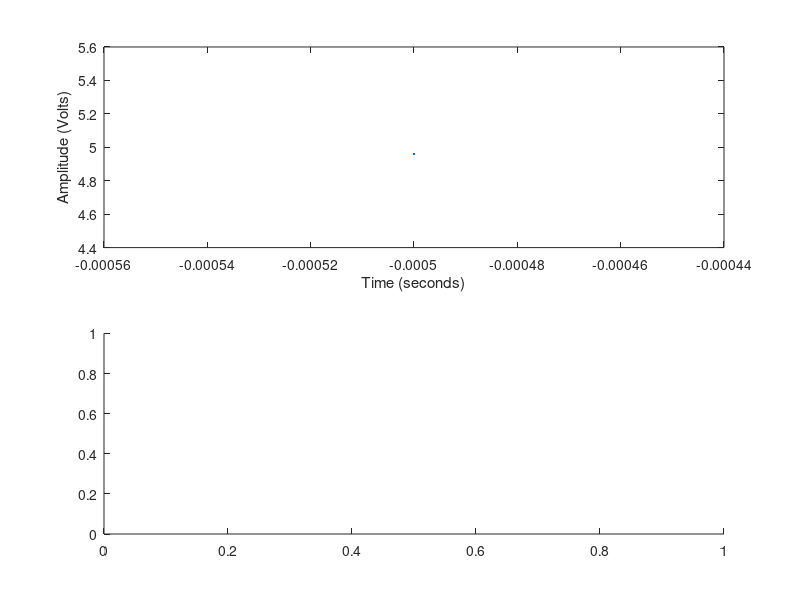

Source code (MATLAB): (Note: this script raises an error after producing the figure.)
%COLUMN 1: SECONDS
%COLUMN 2: VOLTS
B = csvread('scope_5.csv');
%A = B(800:900,:);%idle
%A = B(350:500,:);%ringtap
A = B; %everything
numsamp = size(A,1);
T = (A(end,1)-A(1,1))/numsamp;
fs = 1/T;
subplot(2,1,1)
%plot([1:1:numsamp],A(:,2))
plot(A(:,1),A(:,2))
xlabel('Time (seconds)');
ylabel('Amplitude (Volts)');
freqlim = [1:fs/numsamp:fs/2];
freqax = round(freqlim*numsamp/fs);
I = find(freqax==0);
freqax(I) = 1;
A_freq = abs(fft(A(:,2)));
subplot(2,1,2)
loglog(freqlim,A_freq(freqax));
ylim([0,5]);
xlabel('Frequency (Hz)');
ylabel('Amplitude (dB)');
%% RAIL NOISE 1
%COLUMN 1: SECONDS
%COLUMN 2: VOLTS
B = csvread('scope_6.csv');
start = min(find(B(:,1)==-4e-3));
last = max(find(B(:,1)==4e-3));
A = B(start:last,:); %everything
numsamp = size(A,1);
T = (A(end,1)-A(1,1))/numsamp;
fs = 1/T;

plot(A(:,1),A(:,2))
xlim([A(1,1),A(end,1)]);
ylim([4.88 4.94]);
grid minor;
xlabel('Time (seconds)');
ylabel('Amplitude (Volts)');


%% RAIL NOISE 2
%COLUMN 1: SECONDS
%COLUMN 2: VOLTS
B = csvread('scope_10.csv');
start = min(find(B(:,1)>-4e-3));
last = max(find(B(:,1)<4e-3));
A = B(start:last,:); %everything
%A = B(100:900,:); %everything
numsamp = size(A,1);
T = (A(end,1)-A(1,1))/numsamp;
fs = 1/T;

plot(A(:,1),A(:,2))
xlim([A(1,1),A(end,1)]);
ylim([4.75 4.8]);
grid minor;
xlabel('Time (seconds)');
ylabel('Amplitude (Volts)');

%% RAIL NOISE 3
%COLUMN 1: SECONDS
%COLUMN 2: VOLTS
B = csvread('scope_14.csv');
start = min(find(B(:,1)>-4e-3));
last = max(find(B(:,1)<4e-3));
A = B; %everything
%A = B(100:900,:); %everything
numsamp = size(A,1);
T = (A(end,1)-A(1,1))/numsamp;
fs = 1/T;

%subplot(2,1,1)
plot(A(:,1),A(:,2))
xlim([A(1,1),A(end,1)]);
ylim([4.75 4.79]);
grid minor;
xlabel('Time (seconds)');
ylabel('Amplitude (Volts)');
%subplot(2,1,2)
diff = 100;
for i=diff+1:numsamp
   sig(i) = mean(A(i-diff:i,2)); 
end
sig(sig<4.772)=0;
sig(sig~=0)=1;
hold on
plot(A(:,1),(sig/50)+4.76, 'Color', 'r');
%ylim([4.768 4.776]);
hold off


%% SIGNAL NOISE 1
%COLUMN 1: SECONDS
%COLUMN 2: VOLTS
B = csvread('scope_7.csv');
A = B; %everything
numsamp = size(A,1);
T = (A(end,1)-A(1,1))/numsamp;
fs = 1/T;

subplot(2,1,1)
plot(A(:,1),A(:,2))
xlim([A(1,1),A(end,1)]);
ylim([2 3]);
grid minor;
xlabel('Time (seconds)');
ylabel('Amplitude (Volts)');

subplot(2,1,2)
freqlim = [100:fs/numsamp:fs/2];
freqax = round(freqlim*numsamp/fs);
I = find(freqax==0);
freqax(I) = 1;
A_freq = abs(fft(A(:,2)));
loglog(freqlim,A_freq(freqax));
hold on;
temp = zeros(1,length(freqlim));
temp(max(find(freqlim<500))) = 100;
stem(freqlim,temp,'LineStyle','--','Marker', 'none');
str1 = '490Hz';
text(350,0.1,str1,'Color','r')
hold off;
%ylim([0,5]);
xlim([freqlim(1), freqlim(end)]);
grid minor;
xlabel('Frequency (Hz)');
ylabel('Amplitude (dB)');
%% SIGNAL NOISE 2
%COLUMN 1: SECONDS
%COLUMN 2: VOLTS
B = csvread('scope_11.csv');
%A = B(800:900,:);%idle
A = B(350:500,:);%ringtap
numsamp = size(A,1);
T = (A(end,1)-A(1,1))/numsamp;
fs = 1/T;

subplot(2,1,1)
plot(A(:,1),A(:,2))
xlim([A(1,1),A(end,1)]);
ylim([1 4]);
grid minor;
xlabel('Time (seconds)');
ylabel('Amplitude (Volts)');

subplot(2,1,2)
freqlim = [50:fs/numsamp:fs/2];
freqax = round(freqlim*numsamp/fs);
I = find(freqax==0);
freqax(I) = 1;
A_freq = abs(fft(A(:,2)));
loglog(freqlim,A_freq(freqax));
%hold on;
%temp = zeros(1,length(freqlim));
temp(max(find(freqlim<500))) = 100;
%stem(freqlim,temp,'LineStyle','--','Marker', 'none');
%str1 = '490Hz';
%text(350,0.1,str1,'Color','r')
%hold off;
%ylim([0,5]);
xlim([freqlim(1), freqlim(end)]);
ylim([1e-2 1e2]);
grid minor;
xlabel('Frequency (Hz)');
ylabel('Amplitude (dB)');

%% SIGNAL NOISE 3
%COLUMN 1: SECONDS
%COLUMN 2: VOLTS
B = csvread('sig_samp.csv');
%A = B(800:900,:);%idle
%A = B(82240:82500);%ringtap
A=B(96575:96645);
%A=B(96400:96800);
numsamp = size(A,1);
%fs = 2381;
fs = 44100/12;
T = 1/fs;

subplot(2,1,1)
time = [0:T:(numsamp/fs)-T];
plot(time,A)
xlim([time(1),time(end)]);
%ylim([1 4]);
grid minor;
xlabel('Time (seconds)');
ylabel('Amplitude (Volts)');

subplot(2,1,2)
freqlim = [50:fs/numsamp:fs/2];
freqax = round(freqlim*numsamp/fs);
I = find(freqax==0);
freqax(I) = 1;
A_freq = abs(fft(A));
loglog(freqlim,A_freq(freqax));
%hold on;
%temp = zeros(1,length(freqlim));
temp(max(find(freqlim<500))) = 100;
%stem(freqlim,temp,'LineStyle','--','Marker', 'none');
%str1 = '490Hz';
%text(350,0.1,str1,'Color','r')
%hold off;
%ylim([0,5]);
xlim([freqlim(1), 5026.63115845539/2]);
ylim([1e1 5e3]);
grid minor;
xlabel('Frequency (Hz)');
ylabel('Amplitude (dB)');
